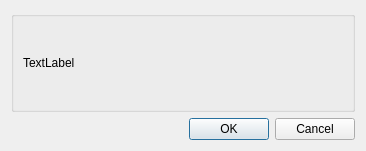
<?xml version="1.0" encoding="UTF-8"?>
<ui version="4.0">
 <class>DlgConOpcionCancelar</class>
 <widget class="QDialog" name="DlgConOpcionCancelar">
  <property name="geometry">
   <rect>
    <x>0</x>
    <y>0</y>
    <width>366</width>
    <height>151</height>
   </rect>
  </property>
  <property name="minimumSize">
   <size>
    <width>366</width>
    <height>150</height>
   </size>
  </property>
  <property name="windowTitle">
   <string>Confirmar</string>
  </property>
  <property name="windowIcon">
   <iconset resource="../recursos.qrc">
    <normaloff>:/recursos/iconos/logoDivisionTransporte.png</normaloff>:/recursos/iconos/logoDivisionTransporte.png</iconset>
  </property>
  <layout class="QVBoxLayout" name="verticalLayout">
   <item>
    <widget class="QGroupBox" name="groupBox">
     <property name="title">
      <string/>
     </property>
     <layout class="QVBoxLayout" name="verticalLayout_2">
      <item>
       <widget class="QLabel" name="labelMensaje">
        <property name="text">
         <string>TextLabel</string>
        </property>
       </widget>
      </item>
     </layout>
    </widget>
   </item>
   <item>
    <widget class="QDialogButtonBox" name="buttonBox">
     <property name="orientation">
      <enum>Qt::Horizontal</enum>
     </property>
     <property name="standardButtons">
      <set>QDialogButtonBox::Cancel|QDialogButtonBox::Ok</set>
     </property>
    </widget>
   </item>
  </layout>
 </widget>
 <resources>
  <include location="../recursos.qrc"/>
 </resources>
 <connections>
  <connection>
   <sender>buttonBox</sender>
   <signal>accepted()</signal>
   <receiver>DlgConOpcionCancelar</receiver>
   <slot>accept()</slot>
   <hints>
    <hint type="sourcelabel">
     <x>248</x>
     <y>254</y>
    </hint>
    <hint type="destinationlabel">
     <x>157</x>
     <y>274</y>
    </hint>
   </hints>
  </connection>
  <connection>
   <sender>buttonBox</sender>
   <signal>rejected()</signal>
   <receiver>DlgConOpcionCancelar</receiver>
   <slot>reject()</slot>
   <hints>
    <hint type="sourcelabel">
     <x>316</x>
     <y>260</y>
    </hint>
    <hint type="destinationlabel">
     <x>286</x>
     <y>274</y>
    </hint>
   </hints>
  </connection>
 </connections>
</ui>
